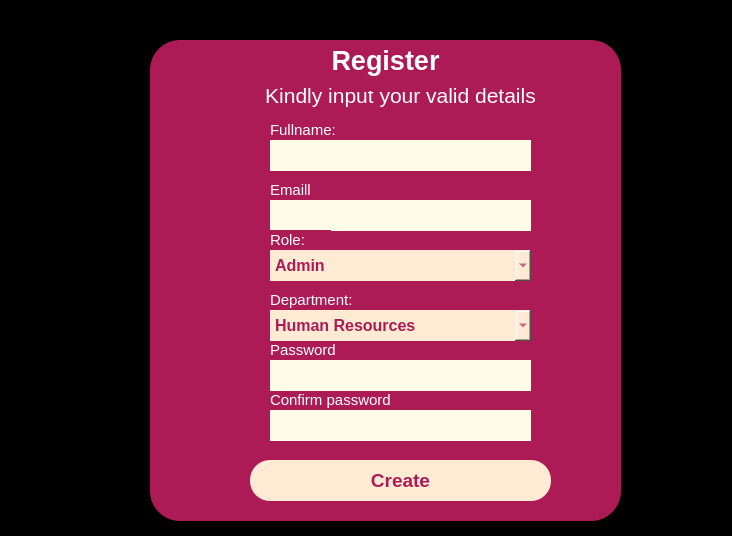
<?xml version="1.0" encoding="UTF-8"?>
<ui version="4.0">
 <class>Dialog</class>
 <widget class="QDialog" name="Dialog">
  <property name="geometry">
   <rect>
    <x>0</x>
    <y>0</y>
    <width>732</width>
    <height>536</height>
   </rect>
  </property>
  <property name="minimumSize">
   <size>
    <width>732</width>
    <height>536</height>
   </size>
  </property>
  <property name="maximumSize">
   <size>
    <width>732</width>
    <height>536</height>
   </size>
  </property>
  <property name="windowTitle">
   <string>Dialog</string>
  </property>
  <widget class="QLabel" name="label_2">
   <property name="geometry">
    <rect>
     <x>0</x>
     <y>-10</y>
     <width>741</width>
     <height>581</height>
    </rect>
   </property>
   <property name="styleSheet">
    <string notr="true">background-color: rgba(0, 0, 0, 0.5)</string>
   </property>
   <property name="text">
    <string/>
   </property>
  </widget>
  <widget class="QLabel" name="label">
   <property name="geometry">
    <rect>
     <x>-10</x>
     <y>0</y>
     <width>751</width>
     <height>571</height>
    </rect>
   </property>
   <property name="styleSheet">
    <string notr="true">background-color: rgba(0, 0, 0)</string>
   </property>
   <property name="text">
    <string/>
   </property>
   <property name="pixmap">
    <pixmap>images/mainBg.png</pixmap>
   </property>
   <property name="scaledContents">
    <bool>true</bool>
   </property>
  </widget>
  <widget class="QWidget" name="widget" native="true">
   <property name="geometry">
    <rect>
     <x>150</x>
     <y>40</y>
     <width>471</width>
     <height>481</height>
    </rect>
   </property>
   <property name="styleSheet">
    <string notr="true">background-color: rgb(172, 27, 85);
color: rgb(69, 23, 255);
border-radius:30px;
</string>
   </property>
   <widget class="QPushButton" name="pushButton">
    <property name="geometry">
     <rect>
      <x>100</x>
      <y>420</y>
      <width>301</width>
      <height>41</height>
     </rect>
    </property>
    <property name="font">
     <font>
      <pointsize>14</pointsize>
      <weight>75</weight>
      <bold>true</bold>
     </font>
    </property>
    <property name="cursor">
     <cursorShape>PointingHandCursor</cursorShape>
    </property>
    <property name="styleSheet">
     <string notr="true">border-radius:20px;
background-color:rgb(255, 235, 212);
color:  rgb(172, 27, 85);</string>
    </property>
    <property name="text">
     <string>Create</string>
    </property>
   </widget>
   <widget class="QLabel" name="label_4">
    <property name="geometry">
     <rect>
      <x>110</x>
      <y>40</y>
      <width>281</width>
      <height>31</height>
     </rect>
    </property>
    <property name="whatsThis">
     <string>&lt;html&gt;&lt;head/&gt;&lt;body&gt;&lt;p align=&quot;center&quot;&gt;&lt;span style=&quot; font-size:14pt;&quot;&gt;Sign In or Create a New Account&lt;/span&gt;&lt;/p&gt;&lt;/body&gt;&lt;/html&gt;</string>
    </property>
    <property name="text">
     <string>&lt;html&gt;&lt;head/&gt;&lt;body&gt;&lt;p align=&quot;center&quot;&gt;&lt;span style=&quot; font-size:16pt; color:#ffffff;&quot;&gt;Kindly input your valid details&lt;/span&gt;&lt;/p&gt;&lt;/body&gt;&lt;/html&gt;</string>
    </property>
   </widget>
   <widget class="QLabel" name="label_3">
    <property name="geometry">
     <rect>
      <x>170</x>
      <y>-10</y>
      <width>131</width>
      <height>61</height>
     </rect>
    </property>
    <property name="font">
     <font>
      <pointsize>20</pointsize>
      <weight>75</weight>
      <bold>true</bold>
     </font>
    </property>
    <property name="whatsThis">
     <string>&lt;html&gt;&lt;head/&gt;&lt;body&gt;&lt;p align=&quot;center&quot;&gt;Welcome&lt;/p&gt;&lt;/body&gt;&lt;/html&gt;</string>
    </property>
    <property name="styleSheet">
     <string notr="true">color:rgb(255, 255, 255)</string>
    </property>
    <property name="text">
     <string>&lt;html&gt;&lt;head/&gt;&lt;body&gt;&lt;p align=&quot;center&quot;&gt;Register&lt;/p&gt;&lt;/body&gt;&lt;/html&gt;</string>
    </property>
   </widget>
   <widget class="QLineEdit" name="lineEdit_2">
    <property name="geometry">
     <rect>
      <x>120</x>
      <y>160</y>
      <width>261</width>
      <height>31</height>
     </rect>
    </property>
    <property name="styleSheet">
     <string notr="true">
background-color: rgb(255, 251, 231);
</string>
    </property>
   </widget>
   <widget class="QLabel" name="label_6">
    <property name="geometry">
     <rect>
      <x>120</x>
      <y>140</y>
      <width>91</width>
      <height>20</height>
     </rect>
    </property>
    <property name="text">
     <string>&lt;html&gt;&lt;head/&gt;&lt;body&gt;&lt;p&gt;&lt;span style=&quot; font-size:11pt; color:#ffffff;&quot;&gt;Emaill&lt;/span&gt;&lt;/p&gt;&lt;/body&gt;&lt;/html&gt;</string>
    </property>
   </widget>
   <widget class="QLabel" name="label_5">
    <property name="geometry">
     <rect>
      <x>120</x>
      <y>80</y>
      <width>71</width>
      <height>20</height>
     </rect>
    </property>
    <property name="text">
     <string>&lt;html&gt;&lt;head/&gt;&lt;body&gt;&lt;p&gt;&lt;span style=&quot; font-size:11pt; color:#ffffff;&quot;&gt;Fullname:&lt;/span&gt;&lt;/p&gt;&lt;/body&gt;&lt;/html&gt;</string>
    </property>
   </widget>
   <widget class="QLineEdit" name="lineEdit">
    <property name="geometry">
     <rect>
      <x>120</x>
      <y>100</y>
      <width>261</width>
      <height>31</height>
     </rect>
    </property>
    <property name="styleSheet">
     <string notr="true">
background-color: rgb(255, 251, 231);

</string>
    </property>
   </widget>
   <widget class="QLineEdit" name="lineEdit_3">
    <property name="geometry">
     <rect>
      <x>120</x>
      <y>370</y>
      <width>261</width>
      <height>31</height>
     </rect>
    </property>
    <property name="styleSheet">
     <string notr="true">
background-color: rgb(255, 251, 231);
</string>
    </property>
    <property name="echoMode">
     <enum>QLineEdit::Password</enum>
    </property>
   </widget>
   <widget class="QLabel" name="label_7">
    <property name="geometry">
     <rect>
      <x>120</x>
      <y>350</y>
      <width>131</width>
      <height>20</height>
     </rect>
    </property>
    <property name="text">
     <string>&lt;html&gt;&lt;head/&gt;&lt;body&gt;&lt;p&gt;&lt;span style=&quot; font-size:11pt; color:#ffffff;&quot;&gt;Confirm password&lt;/span&gt;&lt;/p&gt;&lt;/body&gt;&lt;/html&gt;</string>
    </property>
   </widget>
   <widget class="QLabel" name="label_8">
    <property name="geometry">
     <rect>
      <x>120</x>
      <y>300</y>
      <width>71</width>
      <height>20</height>
     </rect>
    </property>
    <property name="text">
     <string>&lt;html&gt;&lt;head/&gt;&lt;body&gt;&lt;p&gt;&lt;span style=&quot; font-size:11pt; color:#ffffff;&quot;&gt;Password&lt;/span&gt;&lt;/p&gt;&lt;/body&gt;&lt;/html&gt;</string>
    </property>
   </widget>
   <widget class="QLineEdit" name="lineEdit_4">
    <property name="geometry">
     <rect>
      <x>120</x>
      <y>320</y>
      <width>261</width>
      <height>31</height>
     </rect>
    </property>
    <property name="styleSheet">
     <string notr="true">
background-color: rgb(255, 251, 231);

</string>
    </property>
    <property name="echoMode">
     <enum>QLineEdit::Password</enum>
    </property>
   </widget>
   <widget class="QLabel" name="label_9">
    <property name="geometry">
     <rect>
      <x>120</x>
      <y>190</y>
      <width>61</width>
      <height>20</height>
     </rect>
    </property>
    <property name="text">
     <string>&lt;html&gt;&lt;head/&gt;&lt;body&gt;&lt;p&gt;&lt;span style=&quot; font-size:11pt; color:#ffffff;&quot;&gt;Role:&lt;/span&gt;&lt;/p&gt;&lt;/body&gt;&lt;/html&gt;</string>
    </property>
   </widget>
   <widget class="QComboBox" name="comboBox">
    <property name="geometry">
     <rect>
      <x>120</x>
      <y>210</y>
      <width>261</width>
      <height>31</height>
     </rect>
    </property>
    <property name="maximumSize">
     <size>
      <width>732</width>
      <height>16777215</height>
     </size>
    </property>
    <property name="font">
     <font>
      <pointsize>12</pointsize>
      <weight>75</weight>
      <bold>true</bold>
     </font>
    </property>
    <property name="styleSheet">
     <string notr="true">
background-color:rgb(255, 235, 212);
color:  rgb(172, 27, 85);</string>
    </property>
    <item>
     <property name="text">
      <string>Admin</string>
     </property>
    </item>
    <item>
     <property name="text">
      <string>Staff</string>
     </property>
    </item>
   </widget>
   <widget class="QComboBox" name="comboBox_2">
    <property name="geometry">
     <rect>
      <x>120</x>
      <y>270</y>
      <width>261</width>
      <height>31</height>
     </rect>
    </property>
    <property name="maximumSize">
     <size>
      <width>732</width>
      <height>16777215</height>
     </size>
    </property>
    <property name="font">
     <font>
      <pointsize>12</pointsize>
      <weight>75</weight>
      <bold>true</bold>
     </font>
    </property>
    <property name="styleSheet">
     <string notr="true">
background-color:rgb(255, 235, 212);
color:  rgb(172, 27, 85);</string>
    </property>
    <item>
     <property name="text">
      <string>Human Resources</string>
     </property>
    </item>
    <item>
     <property name="text">
      <string>Health Care</string>
     </property>
    </item>
    <item>
     <property name="text">
      <string>Sports</string>
     </property>
    </item>
    <item>
     <property name="text">
      <string>Security Affairs</string>
     </property>
    </item>
    <item>
     <property name="text">
      <string>Housing Plan</string>
     </property>
    </item>
   </widget>
   <widget class="QLabel" name="label_10">
    <property name="geometry">
     <rect>
      <x>120</x>
      <y>250</y>
      <width>101</width>
      <height>20</height>
     </rect>
    </property>
    <property name="text">
     <string>&lt;html&gt;&lt;head/&gt;&lt;body&gt;&lt;p&gt;&lt;span style=&quot; font-size:11pt; color:#ffffff;&quot;&gt;Department:&lt;/span&gt;&lt;/p&gt;&lt;/body&gt;&lt;/html&gt;</string>
    </property>
   </widget>
  </widget>
  <zorder>label</zorder>
  <zorder>label_2</zorder>
  <zorder>widget</zorder>
 </widget>
 <resources/>
 <connections/>
</ui>
